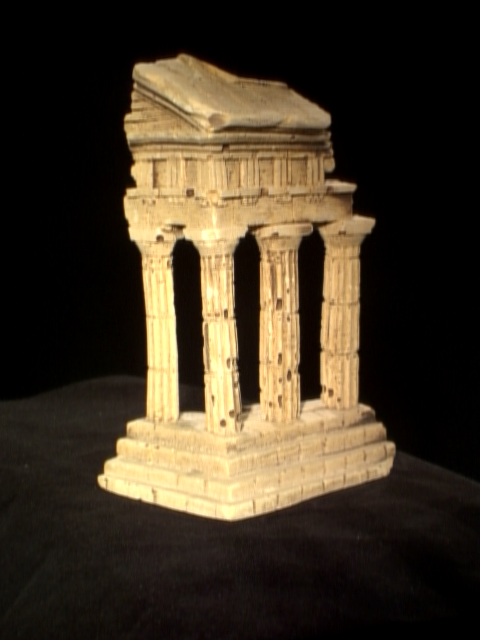
#> input picture SWE3051-Introduction-to-Computer-Vision/Assignment_3/CV_Assignment_3_Data/temple1.png, 480 x 640 px
$ python A3_Fmat.py
#> lines starting #> are read from the running program, lines starting #| are printed output that depends on the picture
import numpy as np
import cv2

import time

def compute_avg_reproj_error(_M, _F):
    N = _M.shape[0]

    X = np.c_[ _M[:,0:2] , np.ones( (N,1) ) ].transpose()
    L = np.matmul( _F , X ).transpose()
    norms = np.sqrt( L[:,0]**2 + L[:,1]**2 )
    L = np.divide( L , np.kron( np.ones( (3,1) ) , norms ).transpose() )
    L = ( np.multiply( L , np.c_[ _M[:,2:4] , np.ones( (N,1) ) ] ) ).sum(axis=1)
    error = (np.fabs(L)).sum()

    X = np.c_[_M[:, 2:4], np.ones((N, 1))].transpose()
    L = np.matmul(_F.transpose(), X).transpose()
    norms = np.sqrt(L[:, 0] ** 2 + L[:, 1] ** 2)
    L = np.divide(L, np.kron(np.ones((3, 1)), norms).transpose())
    L = ( np.multiply( L , np.c_[ _M[:,0:2] , np.ones( (N,1) ) ] ) ).sum(axis=1)
    error += (np.fabs(L)).sum()

    return error/(N*2)

default_path = 'CV_Assignment_3_Data/'

def compute_F_raw(M):
    A = np.array([[x*xp, xp*y, xp, x*yp, y*yp, yp, x, y, 1]
                  for x, y, xp, yp in M])

    _, _, V = np.linalg.svd(A)
    F = V[-1].reshape(3, 3)

    return F / F[2, 2]

def normalize(M):

    # TODO: normalize 방법
    # 1. mean
    # 2. median
    mean = np.median(M, axis=0)

    # 1. std
    # 2. maximum으로 나누기
    # 3. (maximum - minimum)
    # max_dim = np.max(abs(M - mean), axis=0)
    scale = 1 / np.std(M - mean, axis=0)

    T = np.array([[scale[0], 0, -mean[0] * scale[0]],
                  [0, scale[1], -mean[1] * scale[1]],
                  [0, 0, 1]])

    M = M.copy()
    M -= mean
    M *= scale

    return M, T

def compute_F_norm(M):
    M1, T1 = normalize(M[:, :2])
    M2, T2 = normalize(M[:, 2:])

    F = compute_F_raw(np.hstack((M1, M2)))

    # U, S, V = np.linalg.svd(F)
    # S[2] = 0
    # F = U @ np.diag(S) @ V

    F = T2.T @ F @ T1
    return F / F[2, 2]

def compute_epipolar_lines(F, M):
    pts1 = np.hstack((M[:, :2], np.ones((len(M), 1))))
    pts2 = np.hstack((M[:, 2:], np.ones((len(M), 1))))

    line1 = (F.T @ pts2.T).T
    line1 = line1 / line1[:, 2].reshape(-1, 1)

    line2 = (F @ pts1.T).T
    line2 = line2 / line2[:, 2].reshape(-1, 1)

    return line1, line2

def compute_line_to_point_distance(lines, points):
    points = np.hstack((points, np.ones((len(points), 1))))
    return np.abs(np.sum(lines * points, axis=1)) / np.linalg.norm(lines[:, :2], axis=1)

def compute_F_mine(M, iters=5000):
    start = time.time()
    # baseline: compute_F_norm
    min_F = compute_F_norm(M)
    min_error = compute_avg_reproj_error(M, min_F)

    t_num = 3 * len(M) // 4
    for _ in range(iters):
        indices = np.random.choice(len(M), t_num, replace=False)

        F = compute_F_norm(M[indices])
        error = compute_avg_reproj_error(M, F)

        if  error < min_error:
            min_error = error
            min_F = F

        if time.time() - start > 4.95:
            break

    return min_F

def draw_circle_and_line(img1, img2, line1, line2, M):
    color = [
        (0, 0, 255),
        (0, 255, 0),
        (255, 0, 0),
    ]
    for idx, (x1, y1, x2, y2) in enumerate(M):
        x1, y1, x2, y2 = map(int, [x1, y1, x2, y2])
        cv2.circle(img1, (x1, y1), 5, color[idx], -1)
        cv2.circle(img2, (x2, y2), 5, color[idx], -1)

        lp = (0, int(-line1[idx, 2] / line1[idx, 1]))
        rp = (img1.shape[1], int(-(line1[idx, 2] + line1[idx, 0] * img1.shape[1]) / line1[idx, 1]))
        cv2.line(img1, lp, rp, color[idx], 1)

        lp = (0, int(-line2[idx, 2] / line2[idx, 1]))
        rp = (img2.shape[1], int(-(line2[idx, 2] + line2[idx, 0] * img2.shape[1]) / line2[idx, 1]))
        cv2.line(img2, lp, rp, color[idx], 1)

    new_img = np.hstack((img1, img2))
    return new_img

def draw_epipolar_lines(img1, img2, M, F):
    line1, line2 = compute_epipolar_lines(F, M)

    new_img = draw_circle_and_line(img1.copy(), img2.copy(), line1, line2, M)
    cv2.imshow('Epipolar Lines', new_img)

def reference_epi_lines(img1, img2, M, idx):
    F = cv2.findFundamentalMat(M[:, :2], M[:, 2:], cv2.FM_8POINT)[0]

    M = M[idx]
    pts1 = np.hstack((M[:, :2], np.ones((len(M), 1))))
    pts2 = np.hstack((M[:, 2:], np.ones((len(M), 1))))

    lines1 = cv2.computeCorrespondEpilines(pts2, 2, F)
    lines1 = lines1.reshape(-1, 3)
    lines1 = lines1 / lines1[:, 2].reshape(-1, 1)

    lines2 = cv2.computeCorrespondEpilines(pts1, 1, F)
    lines2 = lines2.reshape(-1, 3)
    lines2 = lines2 / lines2[:, 2].reshape(-1, 1)

    new_img = draw_circle_and_line(img1.copy(), img2.copy(), lines1, lines2, M)
    cv2.imshow('Epipolar Lines ref', new_img)

if __name__ == '__main__':

    # Part 1-1-e)
    def part_1_1_e(img_name1, img_name2, match_name):
        # img1 = cv2.imread(default_path + img_name1)
        # img2 = cv2.imread(default_path + img_name2)

        M = np.loadtxt(default_path + match_name)

        print(f'Average Reprojection Errors ({img_name1} and {img_name2})')
        F_raw = compute_F_raw(M)
        print('   Raw  =', compute_avg_reproj_error(M, F_raw))
        F_norm = compute_F_norm(M)
        print('   Norm =', compute_avg_reproj_error(M, F_norm))

        start = time.time()
        F_mine = compute_F_mine(M)
        end = time.time()
        print('   Mine =', compute_avg_reproj_error(M, F_mine))
        print('compute_F_mine time:', end - start, '\n')

        return F_mine
    F_temple_mine = part_1_1_e('temple1.png', 'temple2.png', 'temple_matches.txt')
    F_house_mine = part_1_1_e('house1.jpg', 'house2.jpg', 'house_matches.txt')
    F_library_mine = part_1_1_e('library1.jpg', 'library2.jpg', 'library_matches.txt')

    # Part 1-2
    def part_1_2(img_name1, img_name2, match_name, F):
        img1 = cv2.imread(default_path + img_name1)
        img2 = cv2.imread(default_path + img_name2)
        M = np.loadtxt(default_path + match_name)

        t_cnt = 3
        while True:
            idx = np.random.choice(len(M), t_cnt, replace=False)
            draw_epipolar_lines(img1.copy(), img2.copy(), M[idx], F)
            # reference_epi_lines(img1.copy(), img2.copy(), M, idx)
            if cv2.waitKey(0) == ord('q'):
                break
    part_1_2('temple1.png', 'temple2.png', 'temple_matches.txt', F_temple_mine)
#> in part_1_2, img1 is the input picture: shape (640, 480, 3); mean B, G, R 37.1, 53.9, 65.3
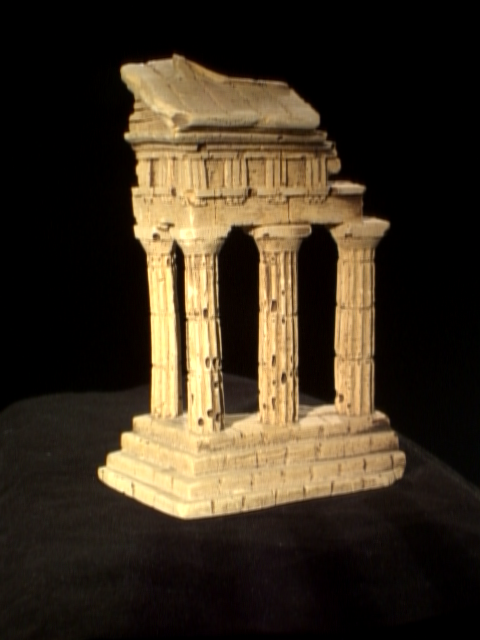
#> input picture SWE3051-Introduction-to-Computer-Vision/Assignment_3/CV_Assignment_3_Data/temple2.png, 480 x 640 px
#> in part_1_2, img2 is the input picture: shape (640, 480, 3); mean B, G, R 33.3, 49.2, 60.7
#> in compute_epipolar_lines, `pts1 = np.hstack((M[:, :2], np.ones((len(M), 1))))`: pts1 = [[122, 440, 1], [231, 146, 1], [280, 397, 1]]
#> in compute_epipolar_lines, `pts2 = np.hstack((M[:, 2:], np.ones((len(M), 1))))`: pts2 = [[125, 434, 1], [208, 146, 1], [274, 399, 1]]
#> in compute_epipolar_lines, `line1 = (F.T @ pts2.T).T`: line1 = [[0.00227, 0.257, -113.5], [-0.000699, 0.26, -37.8], [0.00155, 0.262, -104.5]]
#> in compute_epipolar_lines, `line1 = line1 / line1[:, 2].reshape(-1, 1)`: line1 = [[-2e-05, -0.00227, 1], [1.85e-05, -0.00687, 1], [-1.48e-05, -0.00251, 1]]
#> in compute_epipolar_lines, `line2 = (F @ pts1.T).T`: line2 = [[0.0132, -0.261, 111.8], [0.00278, -0.261, 37.48], [0.0114, -0.26, 100.7]]
#> in compute_epipolar_lines, `line2 = line2 / line2[:, 2].reshape(-1, 1)`: line2 = [[0.000118, -0.00234, 1], [7.41e-05, -0.00696, 1], [0.000113, -0.00258, 1]]
#> the loop in draw_circle_and_line, `for idx, (x1, y1, x2, y2) in enumerate(M):` made 3 passes
#> (x1, y1, x2, y2) on passes 1 to 3: (122, 440, 125, 434), (231, 146, 208, 146), (280, 397, 274, 399)
#> (key q is pressed here)
    part_1_2('house1.jpg', 'house2.jpg', 'house_matches.txt', F_house_mine)
#> call 2 of part_1_2, with img_name1 = 'house1.jpg', img_name2 = 'house2.jpg', match_name = 'house_matches.txt', F = array of shape (3, 3)
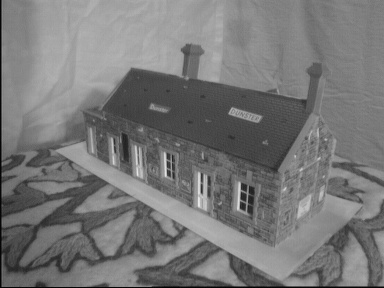
#> input picture SWE3051-Introduction-to-Computer-Vision/Assignment_3/CV_Assignment_3_Data/house1.jpg, 384 x 288 px
#> in part_1_2, img1 is the input picture: shape (288, 384, 3); min 0, max 232, mean 119.2
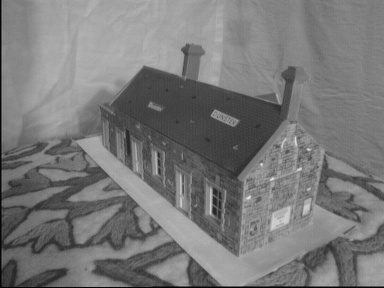
#> input picture SWE3051-Introduction-to-Computer-Vision/Assignment_3/CV_Assignment_3_Data/house2.jpg, 384 x 288 px
#> in part_1_2, img2 is the input picture: shape (288, 384, 3); min 0, max 229, mean 120.7
#> the loop in draw_circle_and_line (call 2), `for idx, (x1, y1, x2, y2) in enumerate(M):` made 3 passes
#> (x1, y1, x2, y2) on passes 1 to 3: (285, 217, 252, 227), (234, 114, 216, 117), (232, 114, 214, 116)
#> in draw_circle_and_line (call 2), `new_img = np.hstack((img1, img2))`:
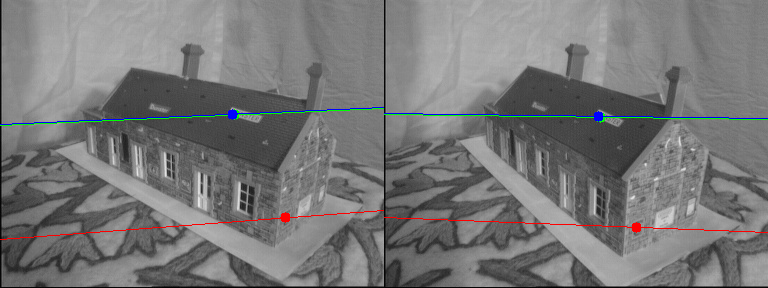
#> new_img: shape (288, 768, 3); mean of channels 0, 1, 2 119.7, 119.6, 119.7; drawn as B, G, R
#> (key Esc is pressed here)
    part_1_2('library1.jpg', 'library2.jpg', 'library_matches.txt', F_library_mine)
#> call 3 of part_1_2, with img_name1 = 'library1.jpg', img_name2 = 'library2.jpg', match_name = 'library_matches.txt', F = array of shape (3, 3)
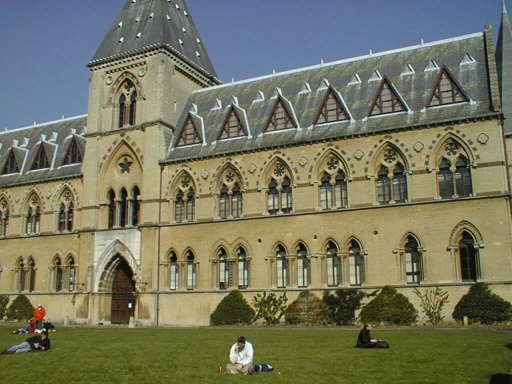
#> input picture SWE3051-Introduction-to-Computer-Vision/Assignment_3/CV_Assignment_3_Data/library1.jpg, 512 x 384 px
#> in part_1_2, img1 is the input picture: shape (384, 512, 3); mean B, G, R 94.6, 117.4, 116.2
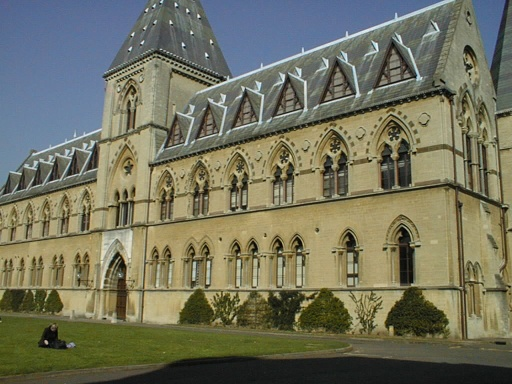
#> input picture SWE3051-Introduction-to-Computer-Vision/Assignment_3/CV_Assignment_3_Data/library2.jpg, 512 x 384 px
#> in part_1_2, img2 is the input picture: shape (384, 512, 3); mean B, G, R 93.7, 114.3, 114.3
#> the loop in draw_circle_and_line (call 6), `for idx, (x1, y1, x2, y2) in enumerate(M):` made 3 passes
#> (x1, y1, x2, y2) on passes 1 to 3: (397, 290, 334, 293), (396, 252, 334, 251), (366, 254, 308, 253)
#> in draw_circle_and_line (call 6), `new_img = np.hstack((img1, img2))`:
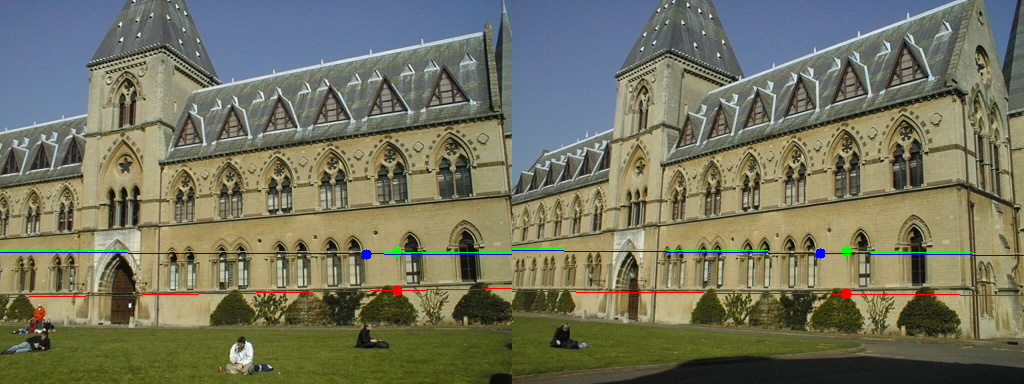
#> new_img: shape (384, 1024, 3); mean of channels 0, 1, 2 94.1, 115.5, 114.8; drawn as B, G, R

    cv2.destroyAllWindows()
